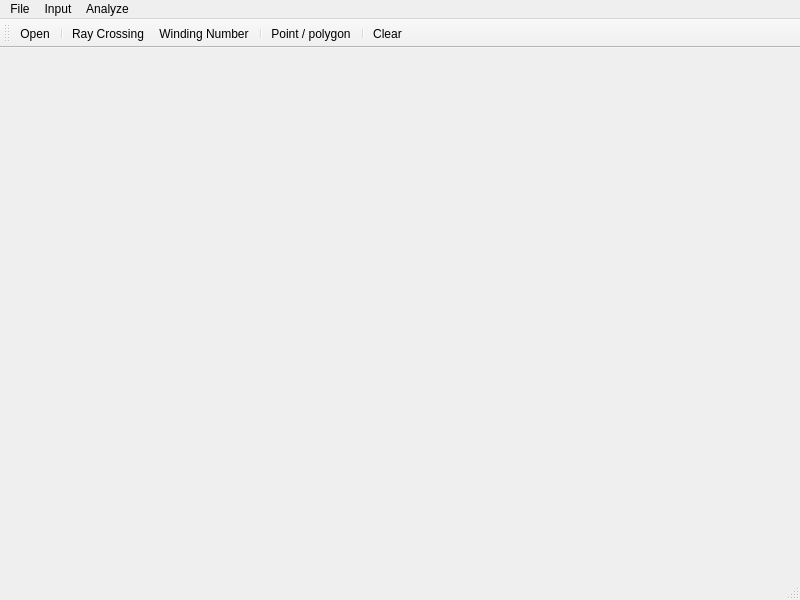
<?xml version="1.0" encoding="UTF-8"?>
<ui version="4.0">
 <class>MainForm</class>
 <widget class="QMainWindow" name="MainForm">
  <property name="geometry">
   <rect>
    <x>0</x>
    <y>0</y>
    <width>800</width>
    <height>600</height>
   </rect>
  </property>
  <property name="windowTitle">
   <string>Analyze point and polygon position</string>
  </property>
  <widget class="QWidget" name="centralwidget">
   <layout class="QHBoxLayout" name="horizontalLayout">
    <item>
     <widget class="Draw" name="Canvas" native="true"/>
    </item>
   </layout>
  </widget>
  <widget class="QMenuBar" name="menubar">
   <property name="geometry">
    <rect>
     <x>0</x>
     <y>0</y>
     <width>800</width>
     <height>26</height>
    </rect>
   </property>
   <widget class="QMenu" name="menuFile">
    <property name="title">
     <string>File</string>
    </property>
    <addaction name="actionOpen"/>
    <addaction name="actionExit"/>
   </widget>
   <widget class="QMenu" name="menuInput">
    <property name="title">
     <string>Input</string>
    </property>
    <addaction name="actionPoint_polygon"/>
    <addaction name="separator"/>
    <addaction name="actionClear"/>
   </widget>
   <widget class="QMenu" name="menuAnalyze">
    <property name="title">
     <string>Analyze</string>
    </property>
    <addaction name="actionRay_Crossing"/>
    <addaction name="actionWinding_Number"/>
   </widget>
   <addaction name="menuFile"/>
   <addaction name="menuInput"/>
   <addaction name="menuAnalyze"/>
  </widget>
  <widget class="QStatusBar" name="statusbar"/>
  <widget class="QToolBar" name="toolBar">
   <property name="windowTitle">
    <string>toolBar</string>
   </property>
   <attribute name="toolBarArea">
    <enum>TopToolBarArea</enum>
   </attribute>
   <attribute name="toolBarBreak">
    <bool>false</bool>
   </attribute>
   <addaction name="actionOpen"/>
   <addaction name="separator"/>
   <addaction name="actionRay_Crossing"/>
   <addaction name="actionWinding_Number"/>
   <addaction name="separator"/>
   <addaction name="actionPoint_polygon"/>
   <addaction name="separator"/>
   <addaction name="actionClear"/>
  </widget>
  <action name="actionExit">
   <property name="icon">
    <iconset resource="icons.qrc">
     <normaloff>:/images/data.fsv.cvut.cz/Shares/K155/Public/155ADKI/Python/adki_2025_26/Cv1/icons/exit.png</normaloff>:/images/data.fsv.cvut.cz/Shares/K155/Public/155ADKI/Python/adki_2025_26/Cv1/icons/exit.png</iconset>
   </property>
   <property name="text">
    <string>Exit</string>
   </property>
   <property name="toolTip">
    <string>Close program</string>
   </property>
  </action>
  <action name="actionOpen">
   <property name="icon">
    <iconset resource="icons.qrc">
     <normaloff>:/images/data.fsv.cvut.cz/Shares/K155/Public/155ADKI/Python/adki_2025_26/Cv1/icons/open_file.png</normaloff>:/images/data.fsv.cvut.cz/Shares/K155/Public/155ADKI/Python/adki_2025_26/Cv1/icons/open_file.png</iconset>
   </property>
   <property name="text">
    <string>Open</string>
   </property>
   <property name="toolTip">
    <string>Open file</string>
   </property>
  </action>
  <action name="actionPoint_polygon">
   <property name="checkable">
    <bool>true</bool>
   </property>
   <property name="icon">
    <iconset resource="icons.qrc">
     <normaloff>:/images/data.fsv.cvut.cz/Shares/K155/Public/155ADKI/Python/adki_2025_26/Cv1/icons/pointpol.png</normaloff>:/images/data.fsv.cvut.cz/Shares/K155/Public/155ADKI/Python/adki_2025_26/Cv1/icons/pointpol.png</iconset>
   </property>
   <property name="text">
    <string>Point / polygon</string>
   </property>
   <property name="toolTip">
    <string>Input point / polygon</string>
   </property>
  </action>
  <action name="actionClear">
   <property name="icon">
    <iconset resource="icons.qrc">
     <normaloff>:/images/data.fsv.cvut.cz/Shares/K155/Public/155ADKI/Python/adki_2025_26/Cv1/icons/clear.png</normaloff>:/images/data.fsv.cvut.cz/Shares/K155/Public/155ADKI/Python/adki_2025_26/Cv1/icons/clear.png</iconset>
   </property>
   <property name="text">
    <string>Clear</string>
   </property>
   <property name="toolTip">
    <string>Clear all</string>
   </property>
  </action>
  <action name="actionRay_Crossing">
   <property name="icon">
    <iconset resource="icons.qrc">
     <normaloff>:/images/data.fsv.cvut.cz/Shares/K155/Public/155ADKI/Python/adki_2025_26/Cv1/icons/ray.png</normaloff>:/images/data.fsv.cvut.cz/Shares/K155/Public/155ADKI/Python/adki_2025_26/Cv1/icons/ray.png</iconset>
   </property>
   <property name="text">
    <string>Ray Crossing</string>
   </property>
   <property name="toolTip">
    <string>Analyze point and polygon position using ray crossing</string>
   </property>
  </action>
  <action name="actionWinding_Number">
   <property name="icon">
    <iconset resource="icons.qrc">
     <normaloff>:/images/data.fsv.cvut.cz/Shares/K155/Public/155ADKI/Python/adki_2025_26/Cv1/icons/winding.png</normaloff>:/images/data.fsv.cvut.cz/Shares/K155/Public/155ADKI/Python/adki_2025_26/Cv1/icons/winding.png</iconset>
   </property>
   <property name="text">
    <string>Winding Number</string>
   </property>
   <property name="toolTip">
    <string>Analyze point and polygon position using winding number</string>
   </property>
  </action>
 </widget>
 <customwidgets>
  <customwidget>
   <class>Draw</class>
   <extends>QWidget</extends>
   <header>draw.h</header>
   <container>1</container>
  </customwidget>
 </customwidgets>
 <resources>
  <include location="icons.qrc"/>
 </resources>
 <connections/>
</ui>
